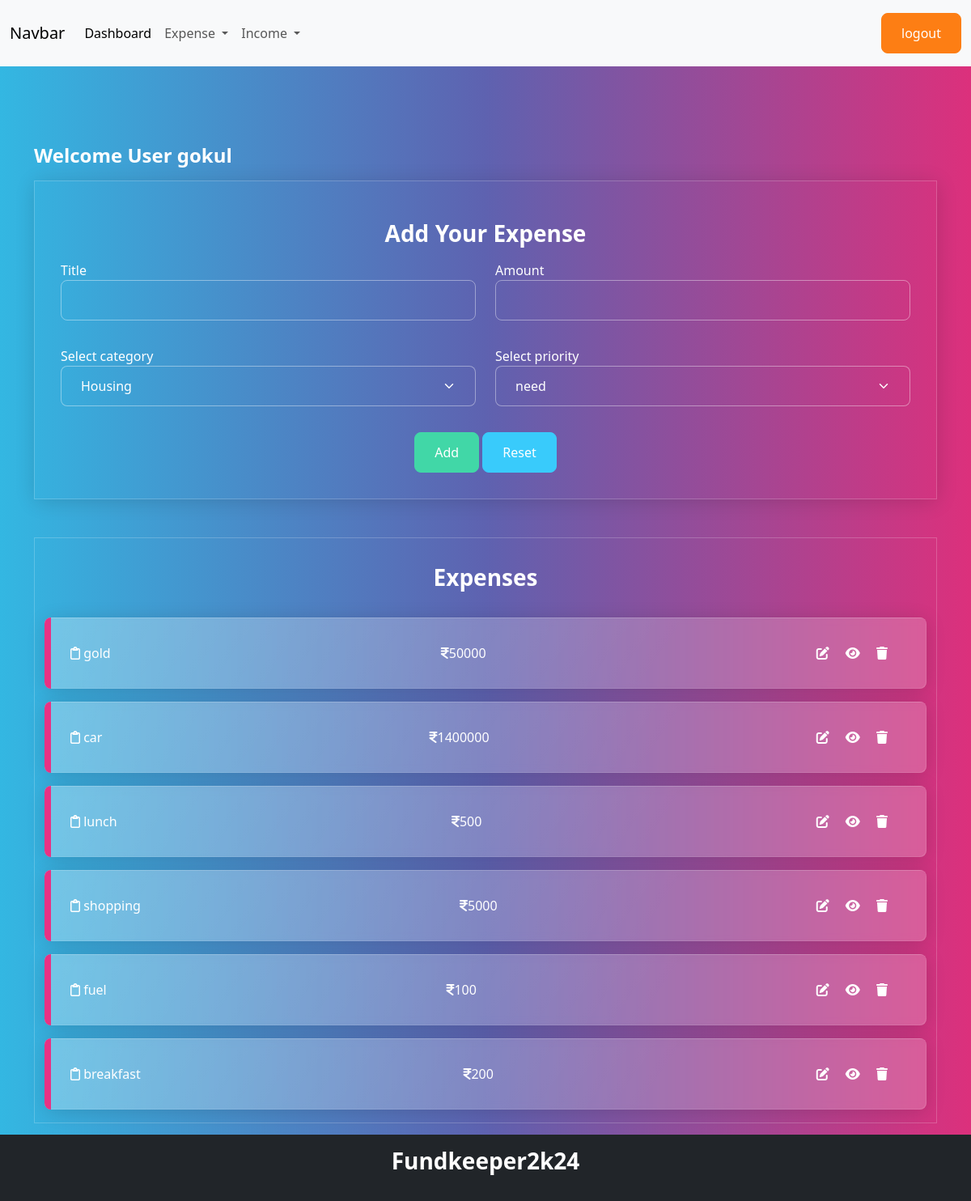
Page /expense/add/ (signed in) on the committed database.
### budget/models.py (models this page shows, shortened)
class Expense(models.Model):
    title=models.CharField(max_length=200)
    amount=models.PositiveIntegerField()
    expense_categories = (
        ("Housing", "Housing"),
        ("Transportation", "Transportation"),
        ("Food", "Food"),
        ("Health", "Health"),
        ("Entertainment", "Entertainment"),
        ("DebtPayments", "Debt Payments"),
        ("PersonalCare", "Personal Care"),
        ("Education", "Education"),
        ("Savings", "Savings"),
        ("Miscellaneous", "Miscellaneous")
    )
    category=models.CharField(max_length=200,choices=expense_categories,default="Miscellanious")
    user_object=models.ForeignKey(User,on_delete=models.CASCADE)
    created_date=models.DateTimeField(auto_now_add=True)
    priority_options=(
        ("need","need"),
        ("want","want")
    )
    priority=models.CharField(max_length=200,choices=priority_options,default="need")

### budget/views.py (the view, shortened to what this page needs)
# urls.py: path('expense/add/',views.ExpenseCreateView.as_view(),name="expense-add"),
@method_decorator(signin_required,name="dispatch")
class ExpenseCreateView(View):
    def get(self,request,*args,**kwargs):
        form_instance=ExpenseForm()
        qs=Expense.objects.filter(user_object=request.user).order_by("-created_date") #login user object expense
        return render(request,"expense_add.html",{"form":form_instance,"data":qs})

### budget/forms.py
class ExpenseForm(forms.ModelForm):
    class Meta:
        model=Expense
        exclude=("id","created_date","user_object")
        widgets={
            "title":forms.TextInput(attrs={"class":"form-control"}),
            "amount":forms.NumberInput(attrs={"class":"form-control"}),
            "category":forms.Select(attrs={"class":"form-control form-select"}),
            "priority":forms.Select(attrs={"class":"form-control form-select"}),
        }

### budget/templates/expense_add.html (shortened to what this page needs)
{%extends 'base.html'%}
{%block main_block%}
<div class="container mt-5">
    <h4>Welcome User {{request.user}}</h4>
    <div class="container-fluid border p-3 shadow mb-4"
    data-aos="zoom-out-up"
    data-aos-easing="ease-out-cubic"
    data-aos-duration="2000">
        <h3 class="text-center fw-bold my-2">Add Your Expense</h3>
        <form action="" method="post">
            <div class="mb-3">
               <div class="row">
                <div class="col-6">
                    <label for="">Title</label>
                    {{form.title}}
                </div>
                <div class="col-6">
                    <label for="">Amount</label>
                    {{form.amount}}
                </div>
               </div>
            </div>
            <div class="mb-3">
                <div class="row">
                 <div class="col-6">
                     <label for="">Select category</label>
                     {{form.category}}
                 </div>
                 <div class="col-6">
                     <label for="">Select priority</label>
                     {{form.priority}}
                 </div>
                </div>
             </div>
             <div class="d-flex justify-content-center">
               <div>
                <button type="submit" class="btn btn-success">Add</button>
                <button type="reset" class="btn btn-info">Reset</button>
               </div>
             </div>
        </form>
    </div>
    <div class="container-fluid border mb-5">
        <h3 class="text-center fw-bold my-3">Expenses</h3>
        {%for e in data%}
        <div class="alert alert-primary d-flex justify-content-between" role="alert" data-aos="fade-down"
        data-aos-easing="linear"
        data-aos-duration="1000">
           <div> <i class="fa-regular fa-clipboard"></i> {{e.title}}</div>
         <div>   <i class="fa-solid fa-indian-rupee-sign"></i>{{e.amount}}</div>
            <div>
                <a href="{%url 'expense-update' e.id%}" class="me-2"><i class="fa-solid fa-pen-to-square"> </i></a>
                <a href="{%url 'expense-detail' e.id%}" class="me-2"><i class="fa-solid fa-eye"></i></a>
                <a href="{%url 'expense-delete' e.id%}" class="me-2"><i class="fa-solid fa-trash"></i></a>
            </div>
          </div>
        {%endfor%}
    </div>
</div>
{%endblock%}

### rows in the picture
Expense: title "gold", amount "50000"
Expense: title "car", amount "1400000"
Expense: title "lunch", amount "500"
Expense: title "shopping", amount "5000"
Expense: title "fuel", amount "100"
Expense: title "breakfast", amount "200"

### other values in the picture
{{ request.user }} "gokul"
